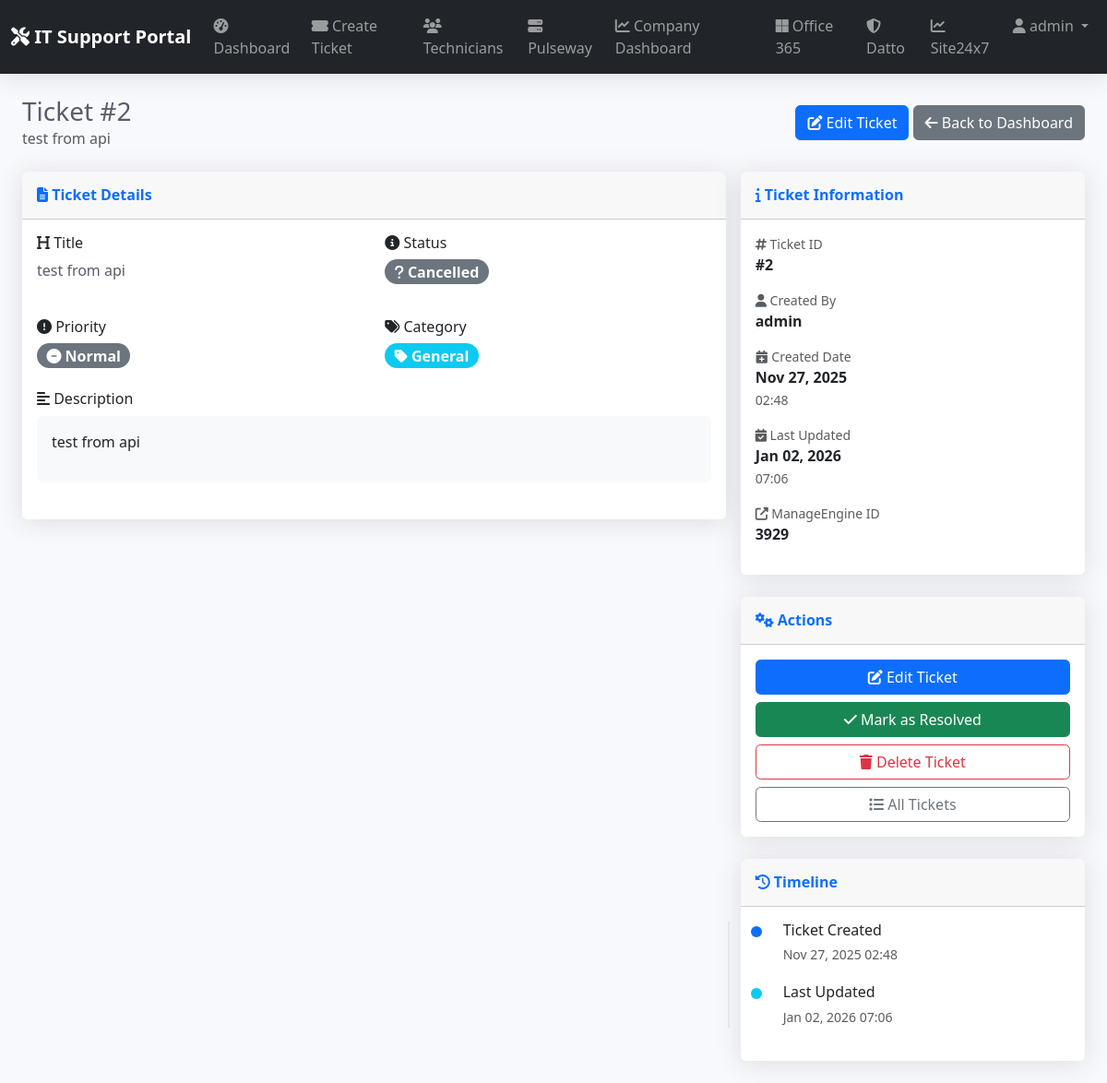
/ticket/2/ (signed in), run on the app's committed database.
### tickets/models.py (models this page shows, shortened)
class Ticket(models.Model):
    PRIORITY_CHOICES = [
        ('Low', 'Low'),
        ('Normal', 'Normal'),
        ('High', 'High'),
        ('Urgent', 'Urgent'),
    ]
    STATUS_CHOICES = [
        ('Open', 'Open'),
        ('Closed', 'Closed'),
        ('Onhold', 'Onhold'),
    ]
    title = models.CharField(max_length=200)
    description = models.TextField()
    priority = models.CharField(max_length=10, choices=PRIORITY_CHOICES, default='Normal')
    status = models.CharField(max_length=20, choices=STATUS_CHOICES, default='Open')
    created_by = models.ForeignKey(User, on_delete=models.CASCADE)
    created_at = models.DateTimeField(auto_now_add=True)
    updated_at = models.DateTimeField(auto_now=True)
    manage_engine_id = models.CharField(max_length=50, blank=True, null=True)

### tickets/views.py (the view)
# urls.py: path('ticket/<int:ticket_id>/', views.view_ticket, name='view_ticket'),
@login_required
def view_ticket(request, ticket_id):
    ticket = get_object_or_404(Ticket, id=ticket_id, created_by=request.user)
    if ticket.manage_engine_id:
        me_service = ManageEngineService()
        me_ticket = me_service.get_ticket(ticket.manage_engine_id)
        if me_ticket and 'request' in me_ticket:
            me_data = me_ticket['request']
            if 'status' in me_data and 'name' in me_data['status']:
                ticket.status = me_data['status']['name']
                ticket.save()
    return render(request, 'tickets/view_ticket.html', {'ticket': ticket})

### tickets/services.py (called while the page is built)
    def get_ticket(self, ticket_id):
        url = f"{self.base_url}/requests/{ticket_id}"
        try:
            response = requests.get(url, headers=self.headers)
            return response.json() if response.status_code == 200 else None
        except Exception as e:
            print(f"Error fetching ticket: {e}")
            return None

### templates/tickets/view_ticket.html (shortened to what this page needs)
{% extends 'base.html' %}
{% block content %}
<div class="container-fluid px-4">
    <div class="d-flex justify-content-between align-items-center mb-4">
        <div>
            <h1 class="h3 mb-0 text-gray-800">Ticket #{{ ticket.id }}</h1>
            <p class="text-muted mb-0">{{ ticket.title }}</p>
        </div>
        <div>
            <button type="button" class="btn btn-primary" data-bs-toggle="modal" data-bs-target="#editTicketModal">
                <i class="fas fa-edit"></i> Edit Ticket
            </button>
            <a href="{% url 'dashboard' %}" class="btn btn-secondary">
                <i class="fas fa-arrow-left"></i> Back to Dashboard
            </a>
        </div>
    </div>
    <div class="row g-3">
        <div class="col-lg-8">
            <div class="card shadow mb-4">
                <div class="card-header py-3">
                    <h6 class="m-0 font-weight-bold text-primary">
                        <i class="fas fa-file-alt"></i> Ticket Details
                    </h6>
                </div>
                <div class="card-body">
                    <div class="row mb-4">
                        <div class="col-md-6">
                            <h6><i class="fas fa-heading"></i> Title</h6>
                            <p class="text-gray-800">{{ ticket.title }}</p>
                        </div>
                        <div class="col-md-6">
                            <h6><i class="fas fa-info-circle"></i> Status</h6>
                            <span class="badge bg-{% if ticket.status == 'Open' %}primary{% elif ticket.status == 'In Progress' %}warning{% elif ticket.status == 'Resolved' %}success{% else %}secondary{% endif %} rounded-pill fs-6">
                                <i class="fas fa-{% if ticket.status == 'Open' %}clock{% elif ticket.status == 'In Progress' %}cogs{% elif ticket.status == 'Resolved' %}check{% else %}question{% endif %}"></i>
                                {{ ticket.status }}
                            </span>
                        </div>
                    </div>
                    <div class="row mb-4">
                        <div class="col-md-6">
                            <h6><i class="fas fa-exclamation-circle"></i> Priority</h6>
                            <span class="badge bg-{% if ticket.priority == 'Urgent' %}danger{% elif ticket.priority == 'High' %}warning{% elif ticket.priority == 'Medium' %}info{% else %}secondary{% endif %} rounded-pill fs-6">
                                <i class="fas fa-{% if ticket.priority == 'Urgent' %}fire{% elif ticket.priority == 'High' %}exclamation-triangle{% elif ticket.priority == 'Medium' %}info-circle{% else %}minus-circle{% endif %}"></i>
                                {{ ticket.priority }}
                            </span>
                        </div>
                        <div class="col-md-6">
                            <h6><i class="fas fa-tags"></i> Category</h6>
                            <span class="badge bg-info rounded-pill fs-6">
                                <i class="fas fa-tag"></i> {{ ticket.category|default:"General" }}
                            </span>
                        </div>
                    </div>
                    <div class="mb-4">
                        <h6><i class="fas fa-align-left"></i> Description</h6>
                        <div class="card bg-light">
                            <div class="card-body">
                                <p class="mb-0">{{ ticket.description|linebreaks }}</p>
                            </div>
                        </div>
                    </div>
                </div>
            </div>
        </div>
        <div class="col-lg-4">
            <div class="card shadow mb-4">
                <div class="card-header py-3">
                    <h6 class="m-0 font-weight-bold text-primary">
                        <i class="fas fa-info"></i> Ticket Information
                    </h6>
                </div>
                <div class="card-body">
                    <div class="mb-3">
                        <small class="text-muted d-block">
                            <i class="fas fa-hashtag"></i> Ticket ID
                        </small>
                        <strong>#{{ ticket.id }}</strong>
                    </div>
                    <div class="mb-3">
                        <small class="text-muted d-block">
                            <i class="fas fa-user"></i> Created By
                        </small>
                        <strong>{{ ticket.created_by.get_full_name|default:ticket.created_by.username }}</strong>
                    </div>
                    <div class="mb-3">
                        <small class="text-muted d-block">
                            <i class="fas fa-calendar-plus"></i> Created Date
                        </small>
                        <strong>{{ ticket.created_at|date:"M d, Y" }}</strong><br>
                        <small class="text-muted">{{ ticket.created_at|time:"H:i" }}</small>
                    </div>
                    <div class="mb-3">
                        <small class="text-muted d-block">
                            <i class="fas fa-calendar-check"></i> Last Updated
                        </small>
                        <strong>{{ ticket.updated_at|date:"M d, Y" }}</strong><br>
                        <small class="text-muted">{{ ticket.updated_at|time:"H:i" }}</small>
                    </div>
                    {% if ticket.manage_engine_id %}
                    <div class="mb-3">
                        <small class="text-muted d-block">
                            <i class="fas fa-external-link-alt"></i> ManageEngine ID
                        </small>
                        <strong>{{ ticket.manage_engine_id }}</strong>
                    </div>
                    {% endif %}
                </div>
            </div>
            <div class="card shadow mb-4">
                <div class="card-header py-3">
                    <h6 class="m-0 font-weight-bold text-primary">
                        <i class="fas fa-cogs"></i> Actions
                    </h6>
                </div>
                <div class="card-body">
                    <div class="d-grid gap-2">
                        <a href="{% url 'update_ticket' ticket.id %}" class="btn btn-primary">
                            <i class="fas fa-edit"></i> Edit Ticket
                        </a>
                        {% if ticket.status != 'Resolved' %}
                        <button class="btn btn-success" onclick="markResolved({{ ticket.id }})">
                            <i class="fas fa-check"></i> Mark as Resolved
                        </button>
                        {% endif %}
                        <button class="btn btn-outline-danger" onclick="deleteTicket({{ ticket.id }}, '{{ ticket.title }}')">
                            <i class="fas fa-trash"></i> Delete Ticket
                        </button>
                        <a href="{% url 'dashboard' %}" class="btn btn-outline-secondary">
                            <i class="fas fa-list"></i> All Tickets
                        </a>
                    </div>
                </div>
            </div>
            <div class="card shadow">
                <div class="card-header py-3">
                    <h6 class="m-0 font-weight-bold text-primary">
                        <i class="fas fa-history"></i> Timeline
                    </h6>
                </div>
                <div class="card-body">
                    <div class="timeline">
                        <div class="timeline-item">
                            <div class="timeline-marker bg-primary"></div>
                            <div class="timeline-content">
                                <h6 class="mb-1">Ticket Created</h6>
                                <small class="text-muted">{{ ticket.created_at|date:"M d, Y H:i" }}</small>
                            </div>
                        </div>
                        {% if ticket.updated_at != ticket.created_at %}
                        <div class="timeline-item">
                            <div class="timeline-marker bg-info"></div>
                            <div class="timeline-content">
                                <h6 class="mb-1">Last Updated</h6>
                                <small class="text-muted">{{ ticket.updated_at|date:"M d, Y H:i" }}</small>
                            </div>
                        </div>
                        {% endif %}
                    </div>
                </div>
            </div>
        </div>
    </div>
</div>
{% endblock %}

### templates/base.html (shortened to what this page needs)
<!DOCTYPE html>
<html lang="en">
<head>
    <link href="https://cdn.jsdelivr.net/npm/bootstrap@5.3.0/dist/css/bootstrap.min.css" rel="stylesheet">
    <link href="https://cdnjs.cloudflare.com/ajax/libs/font-awesome/6.4.0/css/all.min.css" rel="stylesheet">
</head>
<body>
    <nav class="navbar navbar-expand-lg navbar-dark bg-dark shadow">
        <div class="container-fluid">
            <a class="navbar-brand" href="{% url 'dashboard' %}">
                <i class="fas fa-tools"></i> IT Support Portal
            </a>
            {% if user.is_authenticated %}
            <div class="collapse navbar-collapse" id="navbarNav">
                <ul class="navbar-nav ms-auto">
                    <li class="nav-item">
                        <a class="nav-link" href="{% url 'dashboard' %}">
                            <i class="fas fa-tachometer-alt"></i> Dashboard
                        </a>
                    </li>
                    <li class="nav-item">
                        <a class="nav-link" href="{% url 'create_ticket' %}">
                            <i class="fas fa-ticket-alt"></i> Create Ticket
                        </a>
                    </li>
                    <li class="nav-item">
                        <a class="nav-link" href="{% url 'technicians' %}">
                            <i class="fas fa-users"></i> Technicians
                        </a>
                    </li>
                    <li class="nav-item">
                        <a class="nav-link" href="{% url 'pulseway:dashboard' %}">
                            <i class="fas fa-server"></i> Pulseway
                        </a>
                    </li>
                    <li class="nav-item">
                        <a class="nav-link" href="{% url 'pulseway:company_dashboard' %}">
                            <i class="fas fa-chart-line"></i> Company Dashboard
                        </a>
                    </li>
                    <li class="nav-item">
                        <a class="nav-link" href="{% url 'office365:dashboard' %}">
                            <i class="fab fa-microsoft"></i> Office 365
                        </a>
                    </li>
                    <li class="nav-item">
                        <a class="nav-link" href="/datto/">
                            <i class="fas fa-shield-alt"></i> Datto
                        </a>
                    </li>
                    <li class="nav-item">
                        <a class="nav-link" href="/site24x7/">
                            <i class="fas fa-chart-line"></i> Site24x7
                        </a>
                    </li>
                    <li class="nav-item dropdown">
                        <a class="nav-link dropdown-toggle" href="#" role="button" data-bs-toggle="dropdown">
                            <i class="fas fa-user"></i> {{ user.username }}
                        </a>
                    </li>
                </ul>
            </div>
            {% endif %}
        </div>
    </nav>
    <main class="py-4">
        {% block content %}
        {% endblock %}
    </main>
</body>
</html>

### templates/base.html (style rules this page uses)
body { background-color: #f8f9fc; }
.navbar-brand { font-weight: 600; }
.card { border: none; border-radius: 0.35rem; }
.shadow { box-shadow: 0 0.15rem 1.75rem 0 rgba(58, 59, 69, 0.15) !important; }
.btn { border-radius: 0.35rem; font-weight: 500; }
.text-gray-800 { color: #5a5c69 !important; }
.font-weight-bold { font-weight: 700 !important; }

### templates/tickets/view_ticket.html (style rules this page uses)
.timeline { position: relative; padding-left: 30px; }
.timeline-item { position: relative; margin-bottom: 20px; }
.timeline-marker { position: absolute; left: -35px; top: 5px; width: 12px; height: 12px; border-radius: 50%; }
.timeline::before { content: ''; position: absolute; left: -30px; top: 0; bottom: 0; width: 2px; background: #e3e6f0; }
.fs-6 { font-size: 0.875rem; }

### data on the page
Ticket: id "2", title "test from api", status "Cancelled", priority "Normal", description "test from api", created_by.get_full_name "admin", created_at "Nov 27, 2025", created_at "02:48", updated_at "Jan 02, 2026", updated_at "07:06", manage_engine_id "3929", created_at "Nov 27, 2025 02:48", updated_at "Jan 02, 2026 07:06"

### other printed values
{{ user.username }} "admin"
{{ ticket.category|default:"General" }} "General"
